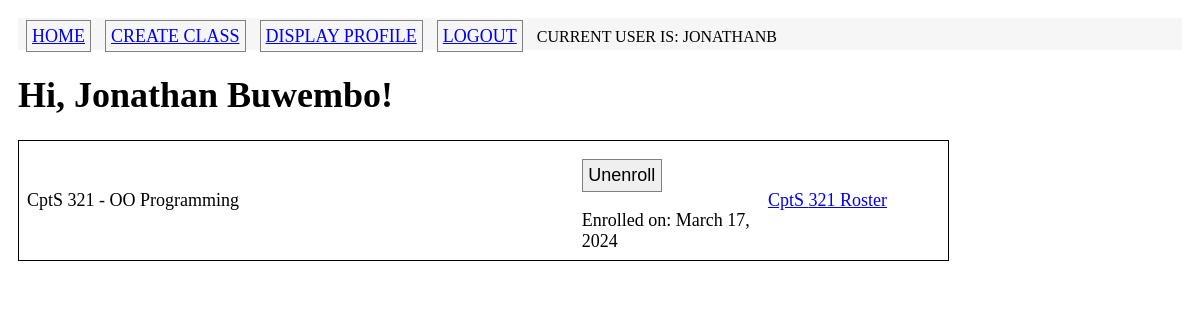
/index (signed in), run on the app's committed database.
### app/models.py (models this page shows, shortened)
class Student(UserMixin, db.Model):
    id = db.Column(db.Integer, primary_key = True)
    username = db.Column(db.String(64), unique=True, index = True) #usernames are unique
    password_hash = db.Column(db.String(128))
    firstname = db.Column(db.String(100))
    lastname = db.Column(db.String(100))
    address = db.Column(db.String(120))
    email = db.Column(db.String(120), unique=True, index=True)
    last_seen = db.Column(db.DateTime, default=datetime.utcnow) # tracks time
    classes = db.relationship('Enrolled', back_populates = 'studentenrolled')
    def is_enrolled(self, newclass):
        return Enrolled.query.filter_by(studentid=self.id).filter_by(classid=newclass.id).count() > 0 # if greater than zero then the student is enrolled in the class
    def getEnrollmentDate(self, theclass):
        if self.is_enrolled(theclass):
            return Enrolled.query.filter_by(studentid=self.id).filter_by(classid = theclass.id).first().enrolldate
        else:
            return None

class Class(db.Model):
    id = db.Column(db.Integer, primary_key=True)
    coursenum = db.Column(db.String(3))
    title = db.Column(db.String(150))
    major = db.Column(db.String(20), db.ForeignKey('major.name'))
    roster = db.relationship('Enrolled', back_populates = "classenrolled")

class Enrolled(db.Model):
    studentid = db.Column(db.Integer, db.ForeignKey('student.id'), primary_key=True)
    classid = db.Column(db.Integer, db.ForeignKey('class.id'), primary_key=True)
    enrolldate = db.Column(db.DateTime, default=datetime.utcnow)
    studentenrolled = db.relationship('Student')
    classenrolled = db.relationship('Class')

### app/routes.py (the view)
@app.route('/', methods=['GET'])
@app.route('/index', methods=['GET'])
@login_required
def index():
    eform = EmptyForm()
    allclasses = Class.query.order_by(Class.major).all()
    return render_template('index.html', title="Course List", classes = allclasses, eform = eform)

### app/forms.py
class EmptyForm(FlaskForm):
    submit = SubmitField('Submit')

### app/models.py (called while the page is built)
@login.user_loader
def load_user(id):
    return Student.query.get(int(id))

### app/routes.py (called while the page is built, shortened)
@app.before_request
def initDB(*args, **kwargs):
    if app._got_first_request:
        db.create_all()

@app.before_request
def before_request():
    if current_user.is_authenticated:
        current_user.last_seen = datetime.utcnow()
        db.session.add(current_user)
        db.session.commit()

### app/templates/index.html
{% extends "base.html" %}
{% block content %}
    <h1>Hi, {{ current_user.firstname}} {{ current_user.lastname }}!</h1>
    {% for class in classes %}
        {%  include '_class.html'%}
    {% endfor %}
{% endblock %}

### app/templates/base.html (shortened to what this page needs)
<html>
    <head>
       <link rel="stylesheet" href="{{ url_for('static', filename='css/main.css') }}">
    </head>
    <body>
        <div class ="nav-container">
        <table>
            <tr>
                <td><a href="{{ url_for('index') }}" class = "button">Home</a></td>
                <td><a href="{{ url_for('createclass') }}" class = "button">Create Class</a></td>
                {% if current_user.is_anonymous %}
                    <td><a href="{{ url_for('login') }}" class = "button">Login</a></td>
                {% else %}
                    <td><a href="{{ url_for('display_profile') }}" class = "button">Display Profile</a></td>
                    <td><a href="{{ url_for('logout') }}" class = "button">Logout</a></td>
                    <td> Current user is: <span class="useritem">{{ current_user.username }}</span></td>
                {% endif %}
            </tr>
        </table>
        </div>
        <div>
            {% block content %} {% endblock %}
        </div>
    </body>
</html>

### app/templates/_class.html
<table class="coursetable">
    <tr>
            <td width = "60%"> {{class.major}} {{ class.coursenum}}  - {{class.title}}</td>
            <td width = "20%">
                {% if current_user.is_enrolled(class) == False %}
               <form action="{{ url_for('enroll', classid=class.id)}}" method="post">
                    <input type="submit" value="Enroll" class="ebutton">
               </form>
               {% else %}
               <form action="{{ url_for('unenroll', classid=class.id)}}" method="post">
                    <input type="submit" value="Unenroll" class="button">
                </form>
                Enrolled on: {{moment(current_user.getEnrollmentDate(class)).format('LL')}}
               {% endif %}
            </td>
            <td width = "20%">
                <a href = "{{url_for('roster', classid=class.id)}}"> {{class.major}} {{class.coursenum}} Roster </a>
            </td>
    </tr>
    </table>

### app/static/css/main.css (style rules this page uses)
body { margin: 0; padding: 1em; font-family: Tahoma; font-size : 18px; }
.nav-container { background:#f6f6f6; font-family: Tahoma; font-size: 12px; height: 32px; text-transform: uppercase; }
th, td { padding: 6px; }
.coursetable { text-align : left; border : 1px black solid; width: 80%; font-size: 18px; }
.button { width: 80px; font-size: 18px; margin: 10px 0px 0px 0px; padding: 5px; border: 1px solid gray; }

### data on the page
Student: username "JONATHANB", firstname "Jonathan", lastname "Buwembo"
Class: major "CptS", coursenum "321", title "OO Programming"
Enrolled: enrolldate "March 17, 2024"
